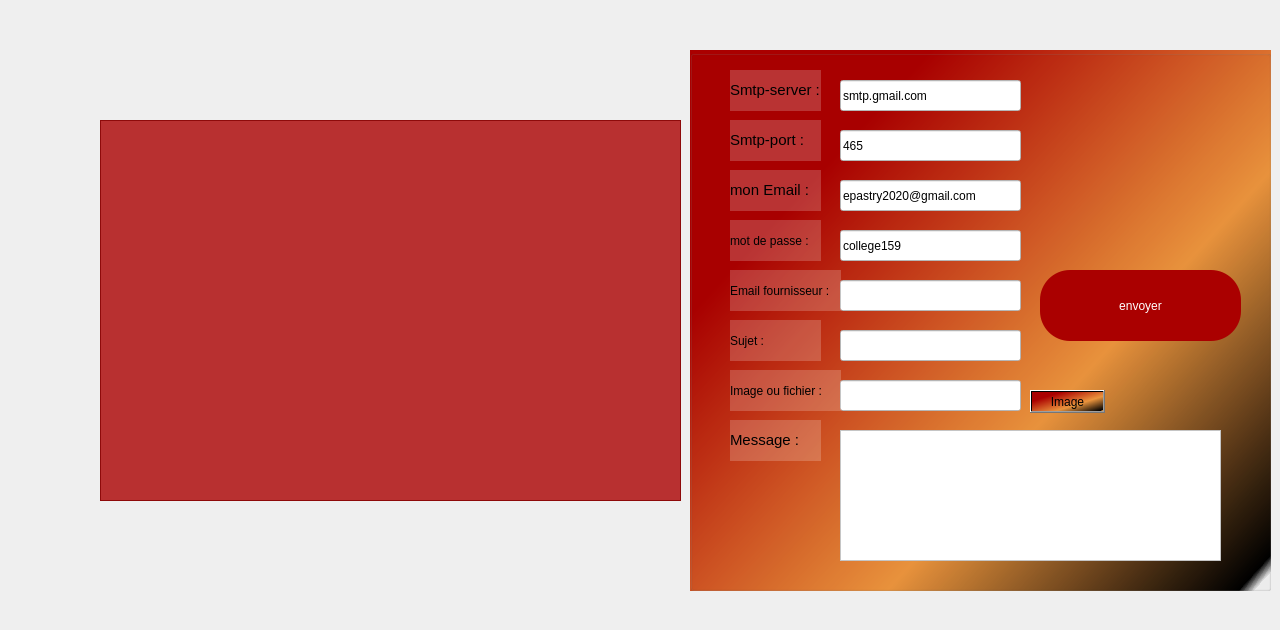
   <widget class="QWidget" name="mailing">
    <widget class="QTableView" name="tableView_mailing">
     <property name="geometry">
      <rect>
       <x>100</x>
       <y>120</y>
       <width>581</width>
       <height>381</height>
      </rect>
     </property>
     <property name="styleSheet">
      <string notr="true">background-color: rgb(170, 0, 0,80%);
font: 16pt &quot;MS Shell Dlg 2&quot;;
</string>
     </property>
    </widget>
    <widget class="QToolButton" name="frommaling">
     <property name="geometry">
      <rect>
       <x>30</x>
       <y>530</y>
       <width>81</width>
       <height>91</height>
      </rect>
     </property>
     <property name="text">
      <string/>
     </property>
     <property name="icon">
      <iconset>
       <normaloff>:/img/rs/retour.png</normaloff>:/img/rs/retour.png</iconset>
     </property>
     <property name="iconSize">
      <size>
       <width>65</width>
       <height>65</height>
      </size>
     </property>
     <property name="autoRaise">
      <bool>true</bool>
     </property>
    </widget>
    <widget class="QGroupBox" name="groupBox_3">
     <property name="geometry">
      <rect>
       <x>690</x>
       <y>50</y>
       <width>581</width>
       <height>541</height>
      </rect>
     </property>
     <property name="styleSheet">
      <string notr="true">background-color: qlineargradient(spread:pad, x1:0.176, y1:0.284091, x2:0.98995, y2:0.977, stop:0 rgba(170, 0, 0, 255), stop:0.55 rgba(235, 148, 61, 255), stop:0.98 rgba(0, 0, 0, 255), stop:1 rgba(0, 0, 0, 0));</string>
     </property>
     <property name="title">
      <string/>
     </property>
     <widget class="QLabel" name="label_25">
      <property name="geometry">
       <rect>
        <x>40</x>
        <y>20</y>
        <width>91</width>
        <height>41</height>
       </rect>
      </property>
      <property name="styleSheet">
       <string notr="true">font: 10pt &quot;MS Shell Dlg 2&quot;;
background-color: rgb(255, 255, 255,20%);</string>
      </property>
      <property name="text">
       <string>&lt;html&gt;&lt;head/&gt;&lt;body&gt;&lt;p&gt;&lt;span style=&quot; font-size:11pt;&quot;&gt;Smtp-server :&lt;/span&gt;&lt;/p&gt;&lt;/body&gt;&lt;/html&gt;</string>
      </property>
     </widget>
     <widget class="QLineEdit" name="server">
      <property name="geometry">
       <rect>
        <x>150</x>
        <y>30</y>
        <width>181</width>
        <height>31</height>
       </rect>
      </property>
      <property name="styleSheet">
       <string notr="true">background-color: rgb(255, 255, 255);</string>
      </property>
      <property name="text">
       <string>smtp.gmail.com</string>
      </property>
     </widget>
     <widget class="QLineEdit" name="port">
      <property name="geometry">
       <rect>
        <x>150</x>
        <y>80</y>
        <width>181</width>
        <height>31</height>
       </rect>
      </property>
      <property name="styleSheet">
       <string notr="true">background-color: rgb(255, 255, 255);</string>
      </property>
      <property name="text">
       <string>465</string>
      </property>
     </widget>
     <widget class="QLabel" name="label_28">
      <property name="geometry">
       <rect>
        <x>40</x>
        <y>70</y>
        <width>91</width>
        <height>41</height>
       </rect>
      </property>
      <property name="styleSheet">
       <string notr="true">font: 10pt &quot;MS Shell Dlg 2&quot;;
background-color: rgb(255, 255, 255,20%);</string>
      </property>
      <property name="text">
       <string>&lt;html&gt;&lt;head/&gt;&lt;body&gt;&lt;p&gt;&lt;span style=&quot; font-size:11pt;&quot;&gt;Smtp-port :&lt;/span&gt;&lt;/p&gt;&lt;/body&gt;&lt;/html&gt;</string>
      </property>
     </widget>
     <widget class="QLineEdit" name="uname">
      <property name="geometry">
       <rect>
        <x>150</x>
        <y>130</y>
        <width>181</width>
        <height>31</height>
       </rect>
      </property>
      <property name="styleSheet">
       <string notr="true">background-color: rgb(255, 255, 255);</string>
      </property>
      <property name="text">
       <string>epastry2020@gmail.com</string>
      </property>
     </widget>
     <widget class="QLabel" name="label_29">
      <property name="geometry">
       <rect>
        <x>40</x>
        <y>120</y>
        <width>91</width>
        <height>41</height>
       </rect>
      </property>
      <property name="styleSheet">
       <string notr="true">font: 10pt &quot;MS Shell Dlg 2&quot;;
background-color: rgb(255, 255, 255,20%);</string>
      </property>
      <property name="text">
       <string>&lt;html&gt;&lt;head/&gt;&lt;body&gt;&lt;p&gt;&lt;span style=&quot; font-size:11pt;&quot;&gt;mon Email :&lt;/span&gt;&lt;/p&gt;&lt;/body&gt;&lt;/html&gt;</string>
      </property>
     </widget>
     <widget class="QLineEdit" name="paswd">
      <property name="geometry">
       <rect>
        <x>150</x>
        <y>180</y>
        <width>181</width>
        <height>31</height>
       </rect>
      </property>
      <property name="autoFillBackground">
       <bool>false</bool>
      </property>
      <property name="styleSheet">
       <string notr="true">background-color: rgb(255, 255, 255);</string>
      </property>
      <property name="inputMethodHints">
       <set>Qt::ImhHiddenText|Qt::ImhNoAutoUppercase|Qt::ImhNoPredictiveText|Qt::ImhSensitiveData</set>
      </property>
      <property name="text">
       <string>college159</string>
      </property>
     </widget>
     <widget class="QLabel" name="label_30">
      <property name="geometry">
       <rect>
        <x>40</x>
        <y>170</y>
        <width>91</width>
        <height>41</height>
       </rect>
      </property>
      <property name="styleSheet">
       <string notr="true">font: 10pt &quot;MS Shell Dlg 2&quot;;
background-color: rgb(255, 255, 255,20%);</string>
      </property>
      <property name="text">
       <string>mot de passe :</string>
      </property>
     </widget>
     <widget class="QLineEdit" name="rcpt">
      <property name="geometry">
       <rect>
        <x>150</x>
        <y>230</y>
        <width>181</width>
        <height>31</height>
       </rect>
      </property>
      <property name="styleSheet">
       <string notr="true">background-color: rgb(255, 255, 255);</string>
      </property>
     </widget>
     <widget class="QLabel" name="label_31">
      <property name="geometry">
       <rect>
        <x>40</x>
        <y>220</y>
        <width>111</width>
        <height>41</height>
       </rect>
      </property>
      <property name="styleSheet">
       <string notr="true">font: 10pt &quot;MS Shell Dlg 2&quot;;
background-color: rgb(255, 255, 255,20%);</string>
      </property>
      <property name="text">
       <string>Email fournisseur :</string>
      </property>
     </widget>
     <widget class="QLineEdit" name="subject">
      <property name="geometry">
       <rect>
        <x>150</x>
        <y>280</y>
        <width>181</width>
        <height>31</height>
       </rect>
      </property>
      <property name="styleSheet">
       <string notr="true">background-color: rgb(255, 255, 255);</string>
      </property>
     </widget>
     <widget class="QLabel" name="label_32">
      <property name="geometry">
       <rect>
        <x>40</x>
        <y>270</y>
        <width>91</width>
        <height>41</height>
       </rect>
      </property>
      <property name="styleSheet">
       <string notr="true">font: 12pt &quot;MS Shell Dlg 2&quot;;
background-color: rgb(255, 255, 255,20%);</string>
      </property>
      <property name="text">
       <string>Sujet :</string>
      </property>
     </widget>
     <widget class="QLineEdit" name="file">
      <property name="geometry">
       <rect>
        <x>150</x>
        <y>330</y>
        <width>181</width>
        <height>31</height>
       </rect>
      </property>
      <property name="styleSheet">
       <string notr="true">background-color: rgb(255, 255, 255);</string>
      </property>
     </widget>
     <widget class="QLabel" name="label_33">
      <property name="geometry">
       <rect>
        <x>40</x>
        <y>320</y>
        <width>111</width>
        <height>41</height>
       </rect>
      </property>
      <property name="styleSheet">
       <string notr="true">font: 10pt &quot;MS Shell Dlg 2&quot;;
background-color: rgb(255, 255, 255,20%);</string>
      </property>
      <property name="text">
       <string>Image ou fichier :</string>
      </property>
     </widget>
     <widget class="QPushButton" name="browseBtn">
      <property name="geometry">
       <rect>
        <x>340</x>
        <y>340</y>
        <width>75</width>
        <height>23</height>
       </rect>
      </property>
      <property name="styleSheet">
       <string notr="true">font: 12pt &quot;MS Shell Dlg 2&quot;;</string>
      </property>
      <property name="text">
       <string>Image</string>
      </property>
     </widget>
     <widget class="QLabel" name="label_34">
      <property name="geometry">
       <rect>
        <x>40</x>
        <y>370</y>
        <width>91</width>
        <height>41</height>
       </rect>
      </property>
      <property name="styleSheet">
       <string notr="true">font: 10pt &quot;MS Shell Dlg 2&quot;;
background-color: rgb(255, 255, 255,20%);</string>
      </property>
      <property name="text">
       <string>&lt;html&gt;&lt;head/&gt;&lt;body&gt;&lt;p&gt;&lt;span style=&quot; font-size:11pt;&quot;&gt;Message :&lt;/span&gt;&lt;/p&gt;&lt;/body&gt;&lt;/html&gt;</string>
      </property>
     </widget>
     <widget class="QPushButton" name="sendBtn">
      <property name="geometry">
       <rect>
        <x>350</x>
        <y>220</y>
        <width>201</width>
        <height>71</height>
       </rect>
      </property>
      <property name="styleSheet">
       <string notr="true">font: 15pt &quot;MS Shell Dlg 2&quot;;
color: rgb(255, 255, 255);
background-color: rgb(170, 0, 0);
border-radius: 30px;</string>
      </property>
      <property name="text">
       <string>envoyer</string>
      </property>
      <property name="icon">
       <iconset>
        <normaloff>:/img/rs/mailing.png</normaloff>:/img/rs/mailing.png</iconset>
      </property>
      <property name="iconSize">
       <size>
        <width>65</width>
        <height>65</height>
       </size>
      </property>
     </widget>
     <widget class="QPlainTextEdit" name="msg">
      <property name="geometry">
       <rect>
        <x>150</x>
        <y>380</y>
        <width>381</width>
        <height>131</height>
       </rect>
      </property>
      <property name="styleSheet">
       <string notr="true">background-color: rgb(255, 255, 255);</string>
      </property>
     </widget>
    </widget>
   </widget>
